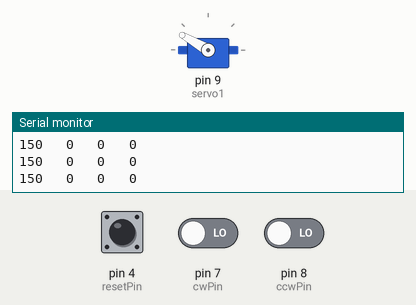
This sketch was run on a simulated Arduino Uno, built with avr-gcc and run on an emulated ATmega328P. Parts: servo, the last lines printed to the serial monitor. The inputs (shaded band) are chosen by the test bench; at power-on: pin 7 (cwPin) LOW, pin 8 (ccwPin) LOW, pin 4 (resetPin) LOW.

Above: at 1.2 s.
1.3 s: pin 7 (cwPin) driven HIGH
At 2.07 s:
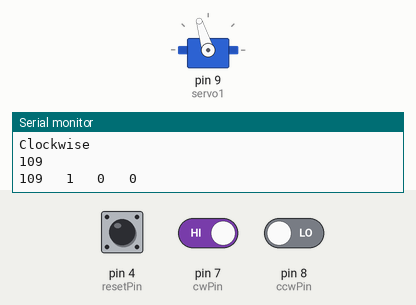
At 3.0 s:
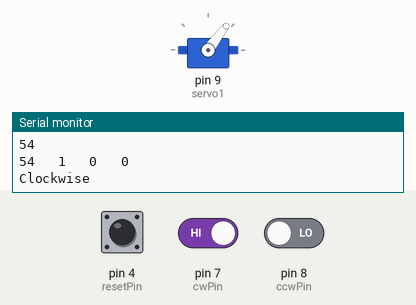
4.3 s: pin 8 (ccwPin) driven HIGH
At 4.48 s:
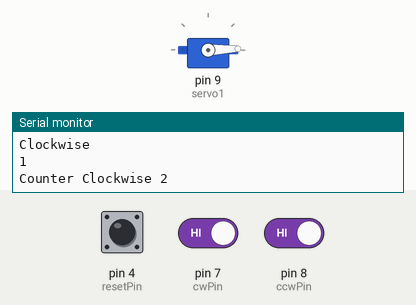
7.3 s: pin 4 (resetPin) pulled HIGH for 0.15 s
Timing chart, 0 to 10.3 s (numbered marks = the images above; inputs shaded):
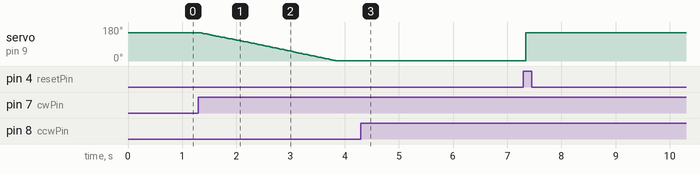

The sketch:

Servo.ino
```cpp
#include <Servo.h>

Servo servo1;
int endPos = 150;
int servoPos = endPos;
int servoIncrement = 1;
int delayTime = 10;

int cwPin = 7;
int ccwPin = 8;
int resetPin = 4;

int cwVal = 0;
int ccwVal = 0;
int resetVal = 0;

boolean cw = false;
boolean ccw = false;
boolean reset = false;

float dipTime = 600000;
//int dipTime = 10000;
int dipInterval = dipTime/90;


void setup() {

  servo1.attach(9);
  servo1.write(servoPos);

  pinMode(cwPin, INPUT_PULLUP);
  digitalWrite(cwPin, LOW);
  pinMode(ccwPin, INPUT_PULLUP);
  digitalWrite(ccwPin, LOW);
  pinMode(resetPin, INPUT_PULLUP);
  digitalWrite(resetPin, LOW);


  Serial.begin(19200);
  Serial.println("Ready");

  }

void loop() {

  cwVal = 0;
  ccwVal = 0;
  resetVal = 0;

  cwVal = digitalRead(cwPin);
  ccwVal = digitalRead(ccwPin);
  resetVal = digitalRead(resetPin);

  Serial.print(servoPos);
  Serial.print("   ");
  Serial.print(cwVal);
  Serial.print("   ");
  Serial.print(ccwVal);
  Serial.print("   ");
  Serial.println(resetVal);
  delay(1);

  if(cwVal==1 && servoPos>1){
      servoPos = servoPos - servoIncrement;
      Serial.println("Clockwise ");
      Serial.println(servoPos);
      servo1.write(servoPos);
      delay(delayTime);
  }
  if(ccwVal==1 && servoPos<endPos){
      servoPos = servoPos + servoIncrement;
      Serial.print("Counter Clockwise ");
      Serial.println(servoPos);
//      servo1.write(179);
      servo1.write(servoPos);
      delay(delayTime);
  }
  if(resetVal==1){
    servoPos = endPos;
    Serial.println("Reset ");
    Serial.println(servoPos);
    servo1.write(servoPos);
    delay(delayTime);
  };

  if(cwVal == 1 && resetVal==1){
    raise();
  }

}

void raise() {
  for (int j=0;j<40;j++){
    for(int i = endPos; i > 59; i--){
      delay(dipInterval);
      servoPos = i;
      servo1.write(servoPos);
    }

    for(int i = 59; i < endPos; i++){
      delay(dipInterval);
      servoPos = i;
      servo1.write(servoPos);
    }
  }
}
```

Measured:
- after the input at 1.3 s, servo on pin 9 (servo1): moves from 150° to 1° over 2.5 s, starting at once
- after the input at 4.3 s, servo on pin 9 (servo1): 1° → 2° at once, then repeats every 0.64 s: 1° 0.01 s, 2° 0.63 s
